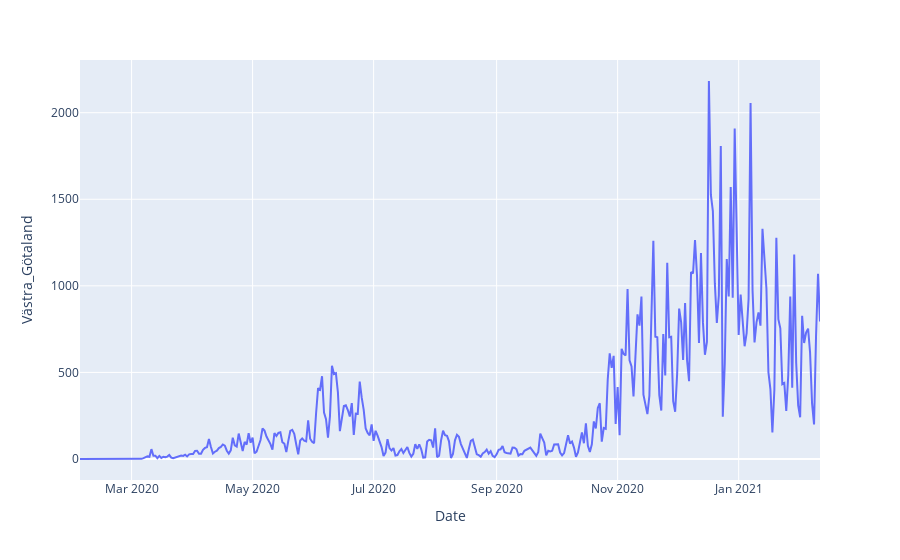

Notebook code cell kept with this figure:
### Code cell
import pandas as pd
import plotly.express as px

df = pd.read_csv("Regional_Daily_Cases.csv", encoding="UTF-8", header=0)

fig = px.line(df, x="Date", y="Västra_Götaland")

fig.show()

### Figure 1 — Plotly figure (JSON) as saved in the notebook; plotly's stock layout.template omitted (floating-point values rounded to 4 significant figures; data arrays with more than 128 entries replaced by an {"elided": "..."} marker saying what was removed)
{"data": [{"hovertemplate": "Date=%{x}<br>Västra_Götaland=%{y}<extra></extra>", "legendgroup": "", "line": {"color": "#636efa", "dash": "solid"}, "mode": "lines", "name": "", "orientation": "v", "showlegend": false, "type": "scatter", "x": {"elided": "374 str values"}, "xaxis": "x", "y": {"elided": "374 int values"}, "yaxis": "y"}], "layout": {"legend": {"tracegroupgap": 0}, "margin": {"t": 60}, "xaxis": {"anchor": "y", "domain": [0, 1], "title": {"text": "Date"}}, "yaxis": {"anchor": "x", "domain": [0, 1], "title": {"text": "Västra_Götaland"}}}}
